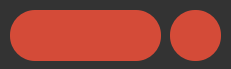
<?xml version="1.0" encoding="UTF-8"?>
<ui version="4.0">
 <class>MainWindow</class>
 <widget class="QMainWindow" name="MainWindow">
  <property name="geometry">
   <rect>
    <x>0</x>
    <y>0</y>
    <width>231</width>
    <height>69</height>
   </rect>
  </property>
  <property name="minimumSize">
   <size>
    <width>231</width>
    <height>69</height>
   </size>
  </property>
  <property name="maximumSize">
   <size>
    <width>231</width>
    <height>69</height>
   </size>
  </property>
  <property name="windowTitle">
   <string>Virtual Assistant</string>
  </property>
  <property name="windowIcon">
   <iconset>
    <normaloff>logo.png</normaloff>logo.png</iconset>
  </property>
  <widget class="QWidget" name="centralwidget">
   <widget class="QPushButton" name="pushButton">
    <property name="geometry">
     <rect>
      <x>10</x>
      <y>10</y>
      <width>151</width>
      <height>51</height>
     </rect>
    </property>
    <property name="styleSheet">
     <string notr="true">QPushButton {
border-radius:25px;
color: white; /* цвет текста */
  text-decoration: none; /* убирать подчёркивание у ссылок */
  user-select: none; /* убирать выделение текста */
  background:rgb(212,75,56); /* фон кнопки */
  padding: .7em 1.5em; /* отступ от текста */
  outline: none; /* убирать контур в Mozilla */

}
QPushButton:hover {
background:rgba(184, 52, 31, 1);;

}</string>
    </property>
    <property name="text">
     <string/>
    </property>
    <property name="icon">
     <iconset>
      <normaloff>../../microphone-white-shape.png</normaloff>../../microphone-white-shape.png</iconset>
    </property>
    <property name="iconSize">
     <size>
      <width>35</width>
      <height>40</height>
     </size>
    </property>
   </widget>
   <widget class="QPushButton" name="pushButton_2">
    <property name="geometry">
     <rect>
      <x>170</x>
      <y>10</y>
      <width>51</width>
      <height>51</height>
     </rect>
    </property>
    <property name="styleSheet">
     <string notr="true">QPushButton {
border-radius:25px;
color: white; /* цвет текста */
  text-decoration: none; /* убирать подчёркивание у ссылок */
  user-select: none; /* убирать выделение текста */
  background:rgb(212,75,56); /* фон кнопки */
  padding: .7em 1.5em; /* отступ от текста */
  outline: none; /* убирать контур в Mozilla */

}
QPushButton:hover {
background:rgba(184, 52, 31, 1);;

}</string>
    </property>
    <property name="text">
     <string/>
    </property>
    <property name="icon">
     <iconset>
      <normaloff>../../settings-gears.png</normaloff>../../settings-gears.png</iconset>
    </property>
    <property name="iconSize">
     <size>
      <width>35</width>
      <height>40</height>
     </size>
    </property>
   </widget>
   <widget class="QLabel" name="label">
    <property name="geometry">
     <rect>
      <x>0</x>
      <y>0</y>
      <width>411</width>
      <height>161</height>
     </rect>
    </property>
    <property name="minimumSize">
     <size>
      <width>411</width>
      <height>161</height>
     </size>
    </property>
    <property name="maximumSize">
     <size>
      <width>411</width>
      <height>161</height>
     </size>
    </property>
    <property name="styleSheet">
     <string notr="true">* {
font-family: Arial;
font-size: 24x
}

QFrame{
background: #333;
}</string>
    </property>
    <property name="text">
     <string/>
    </property>
   </widget>
   <zorder>label</zorder>
   <zorder>pushButton</zorder>
   <zorder>pushButton_2</zorder>
  </widget>
 </widget>
 <resources/>
 <connections/>
</ui>
